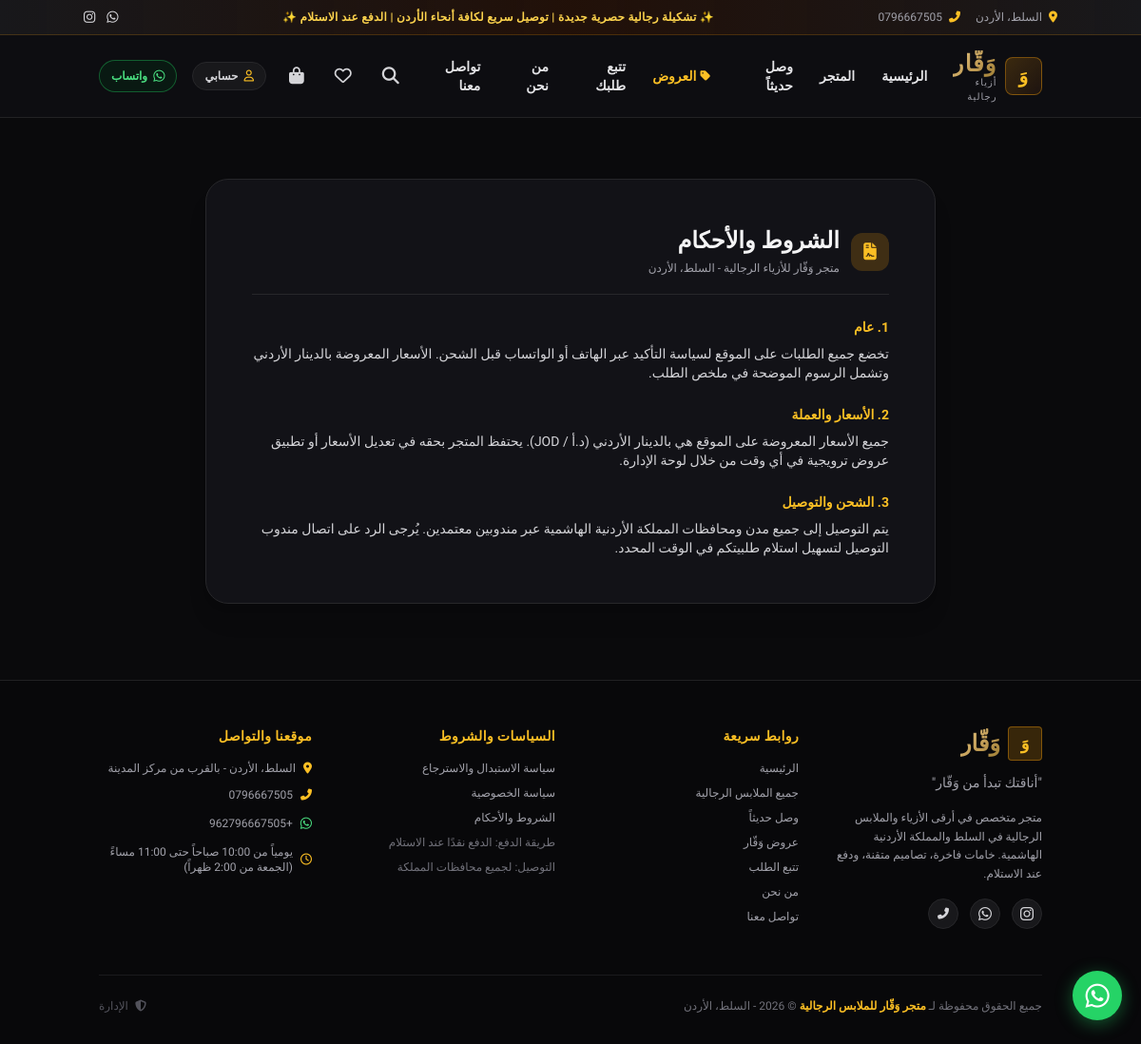
Screenshot of /terms with the database file from the repository.
### tables this page shows
CREATE TABLE store_settings (
        key TEXT PRIMARY KEY,
        value TEXT NOT NULL
    );

### routes/store_routes.py (the view)
@store_bp.route('/terms')
def terms():
    return render_template('pages/terms.html')

### database.py (called while the page is built)
def get_database_url():
    url = os.environ.get('DATABASE_URL')
    if url and url.startswith("postgres://"):
        url = "postgresql://" + url[len("postgres://"):]
    return url

def is_postgres():
    return bool(get_database_url())

def get_db():
    if is_postgres():
        import psycopg2
        url = get_database_url()
        raw_conn = psycopg2.connect(url)
        return PostgresConnectionWrapper(raw_conn)
    else:
        conn = sqlite3.connect(DB_PATH)
        conn.row_factory = sqlite3.Row
        conn.execute("PRAGMA foreign_keys = ON;")
        return conn

def get_all_settings():
    conn = get_db()
    rows = conn.execute("SELECT key, value FROM store_settings").fetchall()
    conn.close()
    result = {}
    for row in rows:
        k = row['key'] if isinstance(row, dict) or hasattr(row, 'get') else row[0]
        v = row['value'] if isinstance(row, dict) or hasattr(row, 'get') else row[1]
        result[k] = v
    return result

### templates/pages/terms.html (shortened to what this page needs)
{% extends 'base.html' %}
{% block content %}
<div class="container mx-auto px-4 py-12">
  <div class="max-w-3xl mx-auto bg-[#121217] border border-zinc-800 rounded-3xl p-8 sm:p-12 shadow-xl">
    <div class="flex items-center gap-3 mb-6 pb-4 border-b border-zinc-800">
      <div class="w-10 h-10 rounded-xl bg-amber-500/20 text-amber-400 flex items-center justify-center text-lg font-bold">
        <i class="fas fa-file-contract"></i>
      </div>
      <div>
        <h1 class="text-xl sm:text-2xl font-black text-zinc-100">الشروط والأحكام</h1>
        <span class="text-xs text-zinc-400">متجر وَقّار للأزياء الرجالية - السلط، الأردن</span>
      </div>
    </div>
    <div class="space-y-6 text-xs sm:text-sm text-zinc-300 leading-relaxed">
      <div>
        <h2 class="font-bold text-amber-400 mb-2 text-sm">1. عام</h2>
        <p>{{ settings.get('terms_conditions', 'تخضع جميع الطلبات على الموقع لسياسة التأكيد عبر الهاتف قبل الشحن.') }}</p>
      </div>
      <div>
        <h2 class="font-bold text-amber-400 mb-2 text-sm">2. الأسعار والعملة</h2>
        <p>جميع الأسعار المعروضة على الموقع هي بالدينار الأردني (د.أ / JOD). يحتفظ المتجر بحقه في تعديل الأسعار أو تطبيق عروض ترويجية في أي وقت من خلال لوحة الإدارة.</p>
      </div>
      <div>
        <h2 class="font-bold text-amber-400 mb-2 text-sm">3. الشحن والتوصيل</h2>
        <p>يتم التوصيل إلى جميع مدن ومحافظات المملكة الأردنية الهاشمية عبر مندوبين معتمدين. يُرجى الرد على اتصال مندوب التوصيل لتسهيل استلام طلبيتكم في الوقت المحدد.</p>
      </div>
    </div>
  </div>
</div>
{% endblock %}

### templates/base.html (shortened to what this page needs)
<!DOCTYPE html>
<html lang="ar" dir="rtl" class="scroll-smooth">
<head>
  <script src="https://cdn.tailwindcss.com"></script>
  <link rel="stylesheet" href="https://cdnjs.cloudflare.com/ajax/libs/font-awesome/6.5.1/css/all.min.css">
  <link rel="stylesheet" href="{{ url_for('static', filename='css/style.css') }}">
</head>
<body class="bg-[#0a0a0c] text-zinc-100 min-h-screen flex flex-col antialiased selection:bg-amber-500/30 selection:text-amber-200">
  {% if settings.get('announcement_bar') %}
  <div class="bg-gradient-to-r from-zinc-900 via-amber-950/40 to-zinc-900 text-amber-300 text-xs py-2 px-4 text-center font-medium border-b border-amber-500/20">
    <div class="container mx-auto flex items-center justify-between">
      <div class="hidden sm:flex items-center gap-4 text-zinc-400">
        <span><i class="fas fa-map-marker-alt text-amber-400 ml-1"></i> السلط، الأردن</span>
        <a href="tel:{{ settings.get('phone', '0796667505') }}" class="hover:text-amber-300 transition"><i class="fas fa-phone-alt text-amber-400 ml-1"></i> {{ settings.get('phone', '0796667505') }}</a>
      </div>
      <div class="flex-1 text-center font-semibold tracking-wide">
        {{ settings.get('announcement_bar') }}
      </div>
      <div class="hidden sm:flex items-center gap-3">
        <a href="https://wa.me/{{ settings.get('whatsapp', '+962796667505')|replace('+', '')|replace(' ', '') }}" target="_blank" class="text-zinc-300 hover:text-green-400 transition text-sm">
          <i class="fab fa-whatsapp"></i>
        </a>
        <a href="{{ settings.get('instagram_url', 'https://instagram.com/waqar_fashion199') }}" target="_blank" class="text-zinc-300 hover:text-pink-400 transition text-sm">
          <i class="fab fa-instagram"></i>
        </a>
      </div>
    </div>
  </div>
  {% endif %}
  <header class="sticky top-0 z-40 bg-[#0e0e12]/95 backdrop-blur-md border-b border-zinc-800/80 transition-all duration-300">
    <div class="container mx-auto px-4 py-3.5 flex items-center justify-between gap-4">
      <div class="flex items-center gap-3">
        <a href="{{ url_for('store.index') }}" class="flex items-center gap-2 group">
          <div class="w-10 h-10 rounded-lg bg-gradient-to-br from-amber-500/20 to-amber-700/10 border border-amber-500/40 flex items-center justify-center text-amber-400 text-xl font-black group-hover:border-amber-400 transition">
            وَ
          </div>
          <div>
            <span class="text-2xl font-black tracking-wider gold-gradient-text">وَقّار</span>
            <span class="block text-[10px] text-zinc-400 font-medium tracking-widest -mt-1">أزياء رجالية</span>
          </div>
        </a>
      </div>
      <nav class="hidden lg:flex items-center gap-7 text-sm font-semibold">
        <a href="{{ url_for('store.index') }}" class="text-zinc-200 hover:text-amber-400 transition py-1">الرئيسية</a>
        <a href="{{ url_for('store.shop') }}" class="text-zinc-200 hover:text-amber-400 transition py-1">المتجر</a>
        <a href="{{ url_for('store.shop', filter='new') }}" class="text-zinc-200 hover:text-amber-400 transition py-1">وصل حديثاً</a>
        <a href="{{ url_for('store.shop', filter='offer') }}" class="text-amber-400 hover:text-amber-300 transition py-1 flex items-center gap-1">
          <i class="fas fa-tag text-xs"></i> العروض
        </a>
        <a href="{{ url_for('store.track_order') }}" class="text-zinc-200 hover:text-amber-400 transition py-1">تتبع طلبك</a>
        <a href="{{ url_for('store.about') }}" class="text-zinc-200 hover:text-amber-400 transition py-1">من نحن</a>
        <a href="{{ url_for('store.contact') }}" class="text-zinc-200 hover:text-amber-400 transition py-1">تواصل معنا</a>
      </nav>
      <div class="flex items-center gap-2.5 sm:gap-4">
        <button type="button" onclick="openSearchModal()" class="text-zinc-300 hover:text-amber-400 p-2 text-lg transition" title="بحث">
          <i class="fas fa-search"></i>
        </button>
        <a href="{{ url_for('store.wishlist') }}" class="text-zinc-300 hover:text-amber-400 p-2 text-lg transition relative" title="المفضلة">
          <i class="far fa-heart"></i>
        </a>
        <a href="{{ url_for('store.cart_page') }}" class="text-zinc-300 hover:text-amber-400 p-2 text-lg transition relative" title="سلة الشراء">
          <i class="fas fa-shopping-bag"></i>
        </a>
        {% if current_customer %}
          <a href="{{ url_for('auth.profile') }}" class="hidden sm:flex items-center gap-2 text-xs font-semibold text-zinc-300 hover:text-amber-400 bg-zinc-900 border border-zinc-800 px-3 py-1.5 rounded-full transition">
            <i class="fas fa-user-check text-amber-400"></i>
            <span>{{ current_customer.name.split()[0] }}</span>
          </a>
        {% else %}
          <a href="{{ url_for('auth.login') }}" class="hidden sm:flex items-center gap-1.5 text-xs font-semibold text-zinc-300 hover:text-amber-400 bg-zinc-900 border border-zinc-800 px-3 py-1.5 rounded-full transition">
            <i class="far fa-user text-amber-400"></i>
            <span>حسابي</span>
          </a>
        {% endif %}
        <a href="https://wa.me/{{ settings.get('whatsapp', '+962796667505')|replace('+', '')|replace(' ', '') }}" target="_blank" class="hidden md:flex items-center gap-1.5 bg-green-950/40 border border-green-500/40 text-green-400 text-xs font-bold px-3 py-1.5 rounded-full hover:bg-green-600 hover:text-white transition">
          <i class="fab fa-whatsapp text-sm"></i>
          <span>واتساب</span>
        </a>
      </div>
    </div>
  </header>
  <main class="flex-1 pb-16 lg:pb-8">
    {% block content %}{% endblock %}
  </main>
  <a href="https://wa.me/{{ settings.get('whatsapp', '+962796667505')|replace('+', '')|replace(' ', '') }}" target="_blank" class="floating-whatsapp" title="تواصل معنا عبر واتساب">
    <i class="fab fa-whatsapp"></i>
  </a>
  <footer class="bg-[#08080a] border-t border-zinc-800/80 pt-12 pb-8 text-zinc-300 mt-auto">
    <div class="container mx-auto px-4">
      <div class="grid grid-cols-1 md:grid-cols-2 lg:grid-cols-4 gap-8 mb-12">
        <div>
          <div class="flex items-center gap-2 mb-3">
            <div class="w-9 h-9 rounded bg-amber-500/20 border border-amber-500/40 flex items-center justify-center text-amber-400 text-lg font-bold">وَ</div>
            <span class="text-2xl font-black gold-gradient-text">وَقّار</span>
          </div>
          <p class="text-sm text-zinc-400 mb-4 leading-relaxed">
            "{{ settings.get('tagline', 'أناقتك تبدأ من وَقّار') }}"
          </p>
          <p class="text-xs text-zinc-400 leading-relaxed mb-4">
            متجر متخصص في أرقى الأزياء والملابس الرجالية في السلط والمملكة الأردنية الهاشمية. خامات فاخرة، تصاميم متقنة، ودفع عند الاستلام.
          </p>
          <div class="flex items-center gap-3">
            <a href="https://instagram.com/waqar_fashion199" target="_blank" class="w-8 h-8 rounded-full bg-zinc-900 border border-zinc-800 flex items-center justify-center text-zinc-300 hover:text-pink-400 hover:border-pink-500/40 transition">
              <i class="fab fa-instagram"></i>
            </a>
            <a href="https://wa.me/{{ settings.get('whatsapp', '+962796667505')|replace('+', '')|replace(' ', '') }}" target="_blank" class="w-8 h-8 rounded-full bg-zinc-900 border border-zinc-800 flex items-center justify-center text-zinc-300 hover:text-green-400 hover:border-green-500/40 transition">
              <i class="fab fa-whatsapp"></i>
            </a>
            <a href="tel:{{ settings.get('phone', '0796667505') }}" class="w-8 h-8 rounded-full bg-zinc-900 border border-zinc-800 flex items-center justify-center text-zinc-300 hover:text-amber-400 hover:border-amber-500/40 transition">
              <i class="fas fa-phone-alt text-xs"></i>
            </a>
          </div>
        </div>
        <div>
          <h4 class="text-sm font-bold text-amber-400 mb-4 tracking-wide">روابط سريعة</h4>
          <ul class="flex flex-col gap-2.5 text-xs text-zinc-400">
            <li><a href="{{ url_for('store.index') }}" class="hover:text-amber-300 transition">الرئيسية</a></li>
            <li><a href="{{ url_for('store.shop') }}" class="hover:text-amber-300 transition">جميع الملابس الرجالية</a></li>
            <li><a href="{{ url_for('store.shop', filter='new') }}" class="hover:text-amber-300 transition">وصل حديثاً</a></li>
            <li><a href="{{ url_for('store.shop', filter='offer') }}" class="hover:text-amber-300 transition">عروض وَقّار</a></li>
            <li><a href="{{ url_for('store.track_order') }}" class="hover:text-amber-300 transition">تتبع الطلب</a></li>
            <li><a href="{{ url_for('store.about') }}" class="hover:text-amber-300 transition">من نحن</a></li>
            <li><a href="{{ url_for('store.contact') }}" class="hover:text-amber-300 transition">تواصل معنا</a></li>
          </ul>
        </div>
        <div>
          <h4 class="text-sm font-bold text-amber-400 mb-4 tracking-wide">السياسات والشروط</h4>
          <ul class="flex flex-col gap-2.5 text-xs text-zinc-400">
            <li><a href="{{ url_for('store.returns') }}" class="hover:text-amber-300 transition">سياسة الاستبدال والاسترجاع</a></li>
            <li><a href="{{ url_for('store.privacy') }}" class="hover:text-amber-300 transition">سياسة الخصوصية</a></li>
            <li><a href="{{ url_for('store.terms') }}" class="hover:text-amber-300 transition">الشروط والأحكام</a></li>
            <li><span class="text-zinc-500">طريقة الدفع: الدفع نقدًا عند الاستلام</span></li>
            <li><span class="text-zinc-500">التوصيل: لجميع محافظات المملكة</span></li>
          </ul>
        </div>
        <div>
          <h4 class="text-sm font-bold text-amber-400 mb-4 tracking-wide">موقعنا والتواصل</h4>
          <div class="flex flex-col gap-3 text-xs text-zinc-400">
            <div class="flex items-start gap-2">
              <i class="fas fa-map-marker-alt text-amber-400 mt-0.5"></i>
              <span>{{ settings.get('store_address', 'السلط، الأردن') }}</span>
            </div>
            <div class="flex items-center gap-2">
              <i class="fas fa-phone-alt text-amber-400"></i>
              <a href="tel:{{ settings.get('phone', '0796667505') }}" class="hover:text-zinc-100 transition">{{ settings.get('phone', '0796667505') }}</a>
            </div>
            <div class="flex items-center gap-2">
              <i class="fab fa-whatsapp text-green-400 text-sm"></i>
              <a href="https://wa.me/{{ settings.get('whatsapp', '+962796667505')|replace('+', '')|replace(' ', '') }}" target="_blank" class="hover:text-zinc-100 transition">{{ settings.get('whatsapp', '+962796667505') }}</a>
            </div>
            <div class="flex items-center gap-2">
              <i class="far fa-clock text-amber-400"></i>
              <span>{{ settings.get('working_hours', 'يومياً من 10 ص حتى 11 م') }}</span>
            </div>
          </div>
        </div>
      </div>
      <div class="border-t border-zinc-800/60 pt-6 flex flex-col sm:flex-row items-center justify-between text-xs text-zinc-500 gap-4">
        <div>
          جميع الحقوق محفوظة لـ <span class="text-amber-400 font-semibold">متجر وَقّار للملابس الرجالية</span> &copy; {{ current_year }} - السلط، الأردن
        </div>
        <div class="flex items-center gap-3">
          <a href="{{ url_for('admin.login') }}" class="text-zinc-600 hover:text-amber-400 transition"><i class="fas fa-shield-alt ml-1"></i> الإدارة</a>
        </div>
      </div>
    </div>
  </footer>
</body>
</html>

### static/css/style.css (style rules this page uses)
:root { --waqar-gold: #c5a059; --waqar-gold-light: #dfc282; --waqar-gold-dark: #9f7e34; --waqar-dark: #0a0a0c; --waqar-card: #121216; --waqar-border: #22222a; --waqar-text: #f4f4f5; --waqar-muted: #a1a1aa; }
* { font-family: 'Tajawal', 'IBM Plex Sans Arabic', -apple-system, BlinkMacSystemFont, sans-serif; }
body { background-color: #0b0b0e; color: #ededf0; overflow-x: hidden; }
.gold-gradient-text { background: linear-gradient(135deg, #dfc282 0%, #c5a059 50%, #9f7e34 100%); -webkit-background-clip: text; -webkit-text-fill-color: transparent; }
.floating-whatsapp { position: fixed; bottom: 75px; right: 20px; z-index: 45; width: 52px; height: 52px; border-radius: 50%; background: #25D366; color: #fff; display: flex; align-items: center; justify-content: center; font-size: 1.8rem; box-shadow: 0 4px 18px rgba(37, 211, 102, 0.4); transition: transform 0.2s ease, box-shadow 0.2s ease; }
@media (min-width: 768px) { .floating-whatsapp { bottom: 25px; } }

### rows the page displays
store_settings: get "0796667505"
store_settings: get "✨ تشكيلة رجالية حصرية جديدة | توصيل سريع لكافة أنحاء الأردن | الدفع عند الاستلام ✨"
store_settings: get "تخضع جميع الطلبات على الموقع لسياسة التأكيد عبر الهاتف أو الواتساب قبل الشحن. الأسعار المعروضة بالدينار الأردني وتشمل الرسوم الموضحة في ملخص الطلب."
store_settings: get "أناقتك تبدأ من وَقّار"
store_settings: get "السلط، الأردن - بالقرب من مركز المدينة"
store_settings: get "+962796667505"
store_settings: get "يومياً من 10:00 صباحاً حتى 11:00 مساءً (الجمعة من 2:00 ظهراً)"
